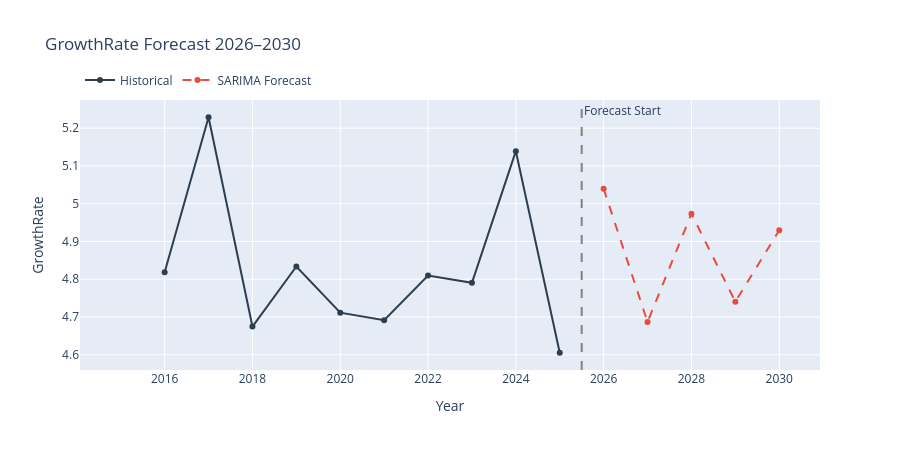
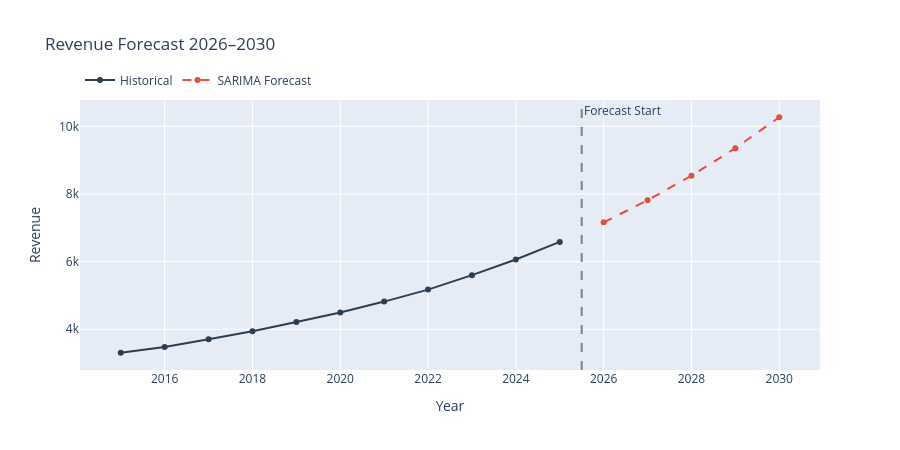
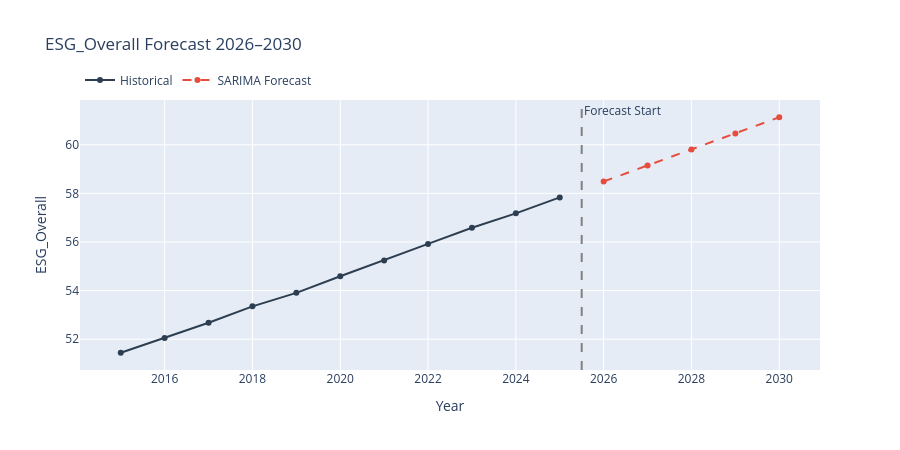

Write notebook code for charts like these, in order.
### Code cell
for metric in METRICS:
 fig = go.Figure()

 # Historical
 fig.add_trace(go.Scatter(x=ts_df['Year'], y=ts_df[metric],
 mode='lines+markers', name='Historical',
 line=dict(color='#2c3e50', width=2)))

 # SARIMA Forecast
 fig.add_trace(go.Scatter(x=FORECAST_YEARS, y=sarima_forecasts[metric],
 mode='lines+markers', name='SARIMA Forecast',
 line=dict(color='#e74c3c', dash='dash', width=2)))

 fig.add_vline(x=2025.5, line_dash='dash', line_color='gray',
 annotation_text='Forecast Start')

 fig.update_layout(
 title=f'{metric} Forecast 2026–2030',
 xaxis_title='Year', yaxis_title=metric,
 legend=dict(orientation='h', yanchor='bottom', y=1.02),
 height=450
 )
 fig.show()

### Figure 1 — Plotly figure (JSON) as saved in the notebook; plotly's stock layout.template omitted (floating-point values rounded to 4 significant figures)
{"data": [{"line": {"color": "#2c3e50", "width": 2}, "mode": "lines+markers", "name": "Historical", "type": "scatter", "x": [2015, 2016, 2017, 2018, 2019, 2020, 2021, 2022, 2023, 2024, 2025], "y": [NaN, 4.819, 5.229, 4.675, 4.834, 4.711, 4.692, 4.81, 4.79, 5.139, 4.605]}, {"line": {"color": "#e74c3c", "dash": "dash", "width": 2}, "mode": "lines+markers", "name": "SARIMA Forecast", "type": "scatter", "x": [2026, 2027, 2028, 2029, 2030], "y": [5.04, 4.687, 4.973, 4.74, 4.93]}], "layout": {"annotations": [{"showarrow": false, "text": "Forecast Start", "x": 2026.0, "xanchor": "left", "xref": "x", "y": 1, "yanchor": "top", "yref": "y domain"}], "height": 450, "legend": {"orientation": "h", "y": 1.02, "yanchor": "bottom"}, "shapes": [{"line": {"color": "gray", "dash": "dash"}, "type": "line", "x0": 2026.0, "x1": 2026.0, "xref": "x", "y0": 0, "y1": 1, "yref": "y domain"}], "title": {"text": "GrowthRate Forecast 2026–2030"}, "xaxis": {"title": {"text": "Year"}}, "yaxis": {"title": {"text": "GrowthRate"}}}}

### Figure 2 — Plotly figure (JSON) as saved in the notebook; plotly's stock layout.template omitted (floating-point values rounded to 4 significant figures)
{"data": [{"line": {"color": "#2c3e50", "width": 2}, "mode": "lines+markers", "name": "Historical", "type": "scatter", "x": [2015, 2016, 2017, 2018, 2019, 2020, 2021, 2022, 2023, 2024, 2025], "y": [3306.0, 3479.0, 3706.0, 3942.0, 4214.0, 4494.0, 4818.0, 5173.0, 5600.0, 6064.0, 6582.0]}, {"line": {"color": "#e74c3c", "dash": "dash", "width": 2}, "mode": "lines+markers", "name": "SARIMA Forecast", "type": "scatter", "x": [2026, 2027, 2028, 2029, 2030], "y": [7162.0, 7812.0, 8540.0, 9356.0, 10270.0]}], "layout": {"annotations": [{"showarrow": false, "text": "Forecast Start", "x": 2026.0, "xanchor": "left", "xref": "x", "y": 1, "yanchor": "top", "yref": "y domain"}], "height": 450, "legend": {"orientation": "h", "y": 1.02, "yanchor": "bottom"}, "shapes": [{"line": {"color": "gray", "dash": "dash"}, "type": "line", "x0": 2026.0, "x1": 2026.0, "xref": "x", "y0": 0, "y1": 1, "yref": "y domain"}], "title": {"text": "Revenue Forecast 2026–2030"}, "xaxis": {"title": {"text": "Year"}}, "yaxis": {"title": {"text": "Revenue"}}}}

### Figure 3 — Plotly figure (JSON) as saved in the notebook; plotly's stock layout.template omitted (floating-point values rounded to 4 significant figures)
{"data": [{"line": {"color": "#2c3e50", "width": 2}, "mode": "lines+markers", "name": "Historical", "type": "scatter", "x": [2015, 2016, 2017, 2018, 2019, 2020, 2021, 2022, 2023, 2024, 2025], "y": [51.44, 52.04, 52.68, 53.35, 53.91, 54.59, 55.24, 55.92, 56.59, 57.18, 57.83]}, {"line": {"color": "#e74c3c", "dash": "dash", "width": 2}, "mode": "lines+markers", "name": "SARIMA Forecast", "type": "scatter", "x": [2026, 2027, 2028, 2029, 2030], "y": [58.49, 59.14, 59.8, 60.47, 61.13]}], "layout": {"annotations": [{"showarrow": false, "text": "Forecast Start", "x": 2026.0, "xanchor": "left", "xref": "x", "y": 1, "yanchor": "top", "yref": "y domain"}], "height": 450, "legend": {"orientation": "h", "y": 1.02, "yanchor": "bottom"}, "shapes": [{"line": {"color": "gray", "dash": "dash"}, "type": "line", "x0": 2026.0, "x1": 2026.0, "xref": "x", "y0": 0, "y1": 1, "yref": "y domain"}], "title": {"text": "ESG_Overall Forecast 2026–2030"}, "xaxis": {"title": {"text": "Year"}}, "yaxis": {"title": {"text": "ESG_Overall"}}}}
